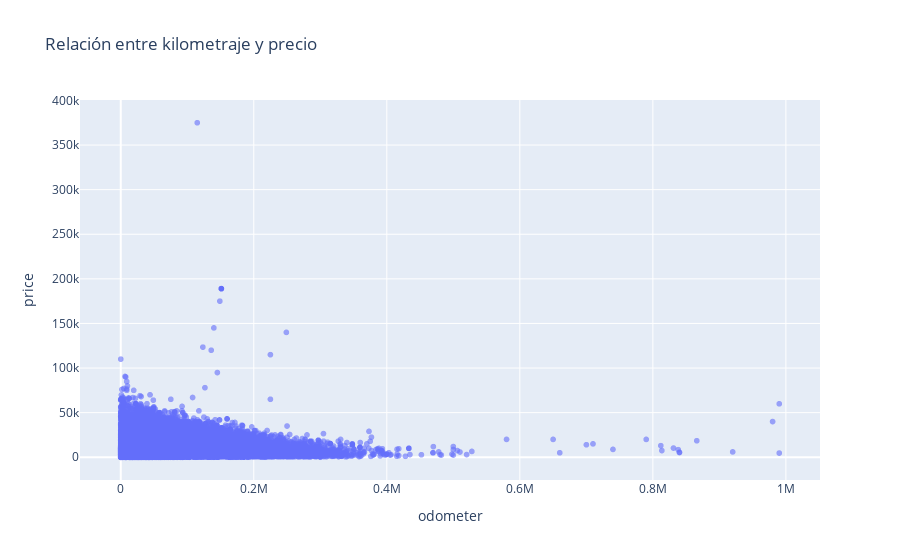

Source (notebook cell):
### Markdown cell above
**Gráfico de dispersión: odometer vs price**

### Code cell
# Eliminar nulos para evitar errores
df_scatter = df.dropna(subset=['odometer', 'price'])

# Gráfico de dispersión
fig_scatter = px.scatter(
    df_scatter,
    x='odometer',
    y='price',
    title='Relación entre kilometraje y precio',
    opacity=0.6
)
fig_scatter.show()

### Figure 1 — Plotly figure (JSON) as saved in the notebook; plotly's stock layout.template omitted (floating-point values rounded to 4 significant figures; data arrays with more than 128 entries replaced by an {"elided": "..."} marker saying what was removed)
{"data": [{"hovertemplate": "odometer=%{x}<br>price=%{y}<extra></extra>", "legendgroup": "", "marker": {"color": "#636efa", "opacity": 0.6, "symbol": "circle"}, "mode": "markers", "name": "", "showlegend": false, "type": "scattergl", "x": {"elided": "43633 float values"}, "xaxis": "x", "y": {"elided": "43633 int values"}, "yaxis": "y"}], "layout": {"legend": {"tracegroupgap": 0}, "title": {"text": "Relación entre kilometraje y precio"}, "xaxis": {"anchor": "y", "domain": [0, 1], "title": {"text": "odometer"}}, "yaxis": {"anchor": "x", "domain": [0, 1], "title": {"text": "price"}}}}
